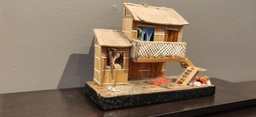
#> input picture Extrinsic/house/0000.jpg, 256 x 117 px, shrunk from 2304 x 1056 before the run; its folder holds 4 pictures in this run
$ python main.py
#> lines starting #> are read from the running program, lines starting #| are printed output that depends on the picture
### Extrinsic/image.py
import numpy as np
import funcs

class Image:
    def __init__(self, name, data, intrinsic):
        '''
        Initializes the image object
        name - The name of the image
        data - The image data
        intrinsic - The intrinsic matrix of the image (K)
        '''
        # Initialize the image
        self.name = name
        self.data = data
        self.intrinsic = intrinsic
        self.rotation = None
        self.translation = None
        self.relations = {}

        # The keypoint data
        self.keypoints = None
        self.descriptions = None
        self.points = None

    def add_relation(self, relation):
        '''
        Adds a relation to the image
        `relation` must have src as this image
        relation - The Relation to add
        '''
        # Check the name
        if self.name != relation.src.name:
            # Does not match
            raise Exception('Image: src name does not match image name')

        # Add the relation
        self.relations[relation.dst.name] = relation

    def get_camera(self):
        '''
        Returns the camera projection matrix
        '''
        # Get the rotation and translation
        rotation = self.rotation if self.rotation is not None else np.diag([1, 1, 1])
        translation = self.translation if self.translation is not None else np.zeros(3).reshape((-1, 1))

        # Return the camera matrix
        return funcs.camera_compose(self.intrinsic, rotation, translation)

    def get_rotation(self):
        # Return the rotation if set, otherwise the identity
        return self.rotation if self.rotation is not None else np.diag([1, 1, 1])

    def get_translation(self):
        # Return the translation if set, otherwise zero
        return self.translation if self.translation is not None else np.zeros(3).reshape((-1, 1))

    def get_relation(self, image):
        # Return the relation from the image name
        return self.relations[image.name]

### Extrinsic/funcs.py
import numpy as np
import cv2 as cv
import matplotlib.pyplot as plt
import scipy.linalg
import scipy.optimize
import plotly.graph_objects as go

from itertools import combinations
from relation import Relation
from random import randint
from math import atan2, sqrt, sin, cos, acos

# [29 lines left out: functions calibrate, camera_decompose, not called in this run]

def camera_compose(K, R, T):
    # Append the translate to the rotation matrix
    Rt = np.append(R, np.matmul(R, T), axis = 1)

    # Return the camera matrix
    return np.matmul(K, Rt)

# [31 lines left out: functions rotation_decompose, rotation_compose, get_angle, not called in this run]

def get_features(images):
    # Create the SIFT object
    sift = cv.SIFT_create()

    # Loop through the images
    for image in images:
        # Compute the keypoints
        kpts, desc = sift.detectAndCompute(image.data, None)

        # Get the points
        points = np.array([kpt.pt for kpt in kpts])

        # Save the information
        image.keypoints = kpts
        image.descriptions = desc
        image.points = points

def get_matches(images, dist):
    # Create the parameters for FLANN
    index_params = {'algorithm': 1, 'trees': 5}
    search_params = {'checks': 50}

    # Create the FLANN object
    flann = cv.FlannBasedMatcher(index_params, search_params)

    # Loop through the images
    for image_a, image_b in combinations(images, 2):
        # Get the descriptions
        desc_a = image_a.descriptions
        desc_b = image_b.descriptions

        # Get the matches
        matches = flann.knnMatch(desc_a, desc_b, k = 2)

        # The matches indices
        match_a = []
        match_b = []

        # Filter the matches
        for m, n in matches:
            if m.distance < dist * n.distance:
                # Add the point
                match_a.append(m.queryIdx)
                match_b.append(m.trainIdx)

        # Update the matches
        match_a = np.array(match_a).reshape((-1, 1))
        match_b = np.array(match_b).reshape((-1, 1))

        # Set the matches
        match_a, match_b = np.append(match_a, match_b, axis = 1), np.append(match_b, match_a, axis = 1)

        # Get the points
        points_a = image_a.points[match_a[:,0]]
        points_b = image_b.points[match_b[:,0]]

        # Calculate the essential matrix
        # F, mask = cv.findFundamentalMat(points_a, points_b)
        # E = np.matmul(image_b.intrinsic.T, np.matmul(F, image_a.intrinsic))
        E, mask = cv.findEssentialMat(points_a, points_b, image_a.intrinsic)
        # E, mask = cv.findEssentialMat(points_a, points_b)

        # Remove the points that don't match the mask
        match_a = match_a[(mask == 1)[:,0]]
        match_b = match_b[(mask == 1)[:,0]]

        # Create the relations
        rel_a = Relation(E, image_a, image_b, match_a, match_b)
        rel_b = Relation(E, image_b, image_a, match_b, match_a)

        # Add the relations
        image_a.add_relation(rel_a)
        image_b.add_relation(rel_b)

def get_cameras(images):
    # Find the best pair of images
    best_one, best_two, mask = _find_pair(images)

    # Recover the pose of the second image
    R, T = recover_pose(best_two, [best_one], [1])

    # Update the second image
    best_two.rotation = R
    best_two.translation = T

    # Add both images to the queue
    queue = [best_one, best_two]

    # The number of images left
    left = len(images) - 2

    # Loop as long as we have images left
    while left > 0:
        # Find an image
        idx, total, matches = _find_image(images, queue, mask)

        # Recover the pose
        R, T = recover_pose(images[idx], queue, matches)

        # Update the image rotation and translation
        images[idx].rotation = R
        images[idx].translation = T

        # Update the mask
        mask[idx] = 0

        # Add the image to the queue
        queue.append(images[idx])

        # Decrease the number of images left
        left -= 1

def triangulate(pt1, pt2, P1, P2):
    A = np.zeros((4,3))
    b = np.zeros(4)

    A[0] = (pt1[0] * P1[2,:3]) - P1[0,:3]
    A[1] = (pt1[1] * P1[2,:3]) - P1[1,:3]
    A[2] = (pt2[0] * P2[2,:3]) - P2[0,:3]
    A[3] = (pt2[1] * P2[2,:3]) - P2[1,:3]

    b[0] = P1[0,3] - pt1[0] * P1[2,3]
    b[1] = P1[1,3] - pt1[1] * P1[2,3]
    b[2] = P2[0,3] - pt2[0] * P2[2,3]
    b[3] = P2[1,3] - pt2[1] * P2[2,3]

    return np.matmul(np.linalg.pinv(A), b)

def project(vec, P1, normalize = False):
    # Get the pixel
    pixel = np.matmul(P1, np.append(vec.reshape((3,1)), [1]))

    # Check if we normalize
    # Return the pixel
    return pixel if normalize is False else (pixel[:2] / pixel[-1])

def plot(pc):
    '''
    plots the Nx6 point cloud pc in 3D
    assumes (1,0,0), (0,1,0), (0,0,-1) as basis
    '''
    labels = [str(i) for i in range(len(pc))]
    fig = go.Figure(data=[go.Scatter3d(
        x=pc[:, 0],
        y=pc[:, 1],
        z=-pc[:, 2],
        mode='markers',
        text=labels,
        marker=dict(
            size=2,
            color=pc[:, 3:],
            opacity=1
        )
    )])
    fig.show()

def render_image(image):
    plt.imshow(image.data)
    plt.show()

# [24 lines left out: function render_relation, not called in this run]

def reproj_error(pts_1, pts_2, P1, P2, norm = 2):
    # Triangulate the points
    vectors = [triangulate(pt1, pt2, P1, P2) for pt1, pt2 in zip(pts_1, pts_2)]

    # Project the points back
    points_1 = np.array([project(vec, P1, True) for vec in vectors])
    points_2 = np.array([project(vec, P2, True) for vec in vectors])

     # Create the difference
    diff_1 = points_1 - pts_1
    diff_2 = points_2 - pts_2

    # Square them
    diff_1 = diff_1 ** 2
    diff_2 = diff_2 ** 2

    # Return the square reprojection error
    return sqrt(np.sum(diff_1) + np.sum(diff_2))

def recover_pose(image, queue, matches):
    # Need to indices of the matches on the queue
    # Create the table and then sort the columns
    matches = np.append(matches, np.arange(len(queue)), axis = 0).reshape((2, -1))
    matches = matches[:,matches[1,:].argsort()]
    matches = matches[-1, :5]

    # This function construct the minimum function given points and other information
    def _const_min(image, queue, matches, R, T):
        def _min(lam):
            # The error
            error = 0

            # Construct the camera matrix
            P2 = camera_compose(image.intrinsic, R, T * lam[0])

            # Loop through the matches
            for i, idx in enumerate(matches):
                # Get the image
                q_image = queue[idx]

                # Get the relation
                relation = q_image.get_relation(image)

                # Get the camera
                P1 = q_image.get_camera()

                # Calculate the reprojection error
                error += reproj_error(relation.get_src_points(), relation.get_dst_points(), P1, P2)

            # Return error
            return error
        return _min

    # The projection error table
    table = np.zeros((len(matches), len(matches)))

    # The poses
    poses = []

    # Loop through the queue indices
    for i, idx in enumerate(matches):
        # Get the queue image
        q_image = queue[idx]

        # Get the relation between the two images
        relation = q_image.get_relation(image)

        # Get the rotation and translation between the cameras
        _, R, T, mask = cv.recoverPose(relation.E, relation.get_src_points(), relation.get_dst_points())

        # We need to rotation and translation based on the current image
        # R = R.T
        R = np.matmul(relation.src.get_rotation().T, R)
        T = relation.src.get_translation() + np.matmul(relation.src.get_rotation().T, T)

        # The minimum function
        _min = _const_min(image, queue, matches, R, T)

        # Minimize the error
        # res = scipy.optimize.minimize(_min, 1, method='Powell', bounds=[(-10, 10)])
        res = scipy.optimize.minimize(_min, 1, method='Powell')

        # Set the proper scale
        T *= res.x[0]

        # Add the poses
        poses.append([res.fun, R, T])

    # Sort the poses
    poses = sorted(poses, key = lambda i: i[0])

    # Return the best pose
    return poses[0][1], poses[0][2]

# [70 lines left out: function combine_poses, not called in this run]

def get_cloud(images):
    # The cloud
    cloud = []

    # Loop through the combinations of the images
    for image_a, image_b in combinations(images, 2):
        # Get the relation
        relation = image_a.get_relation(image_b)

        # Get the camera matrices
        P1 = image_a.get_camera()
        P2 = image_b.get_camera()

        # Loop through the points
        for pt1, pt2 in zip(relation.get_src_points(), relation.get_dst_points()):
            # Triangulate the point
            vec = triangulate(pt1, pt2, P1, P2)

            # Get the pixel
            pixel = image_a.data[int(pt1[1]), int(pt1[0])]

            # Add the vector the cloud
            cloud.append([vec[0], vec[1], vec[2], pixel[0], pixel[1], pixel[2]])

    # Return the cloud
    return np.array(cloud)

def _find_pair(images):
    # The number of images
    num = len(images)

    # The mask
    mask = np.ones(num)

    # The best data
    best_pair = (0, 0)
    best_matches = 0

    # Loop through the images
    for i in range(num):
        # Loop through the images
        for j in range(i + 1, num):
            # Get the relation between the two images
            relation = images[i].get_relation(images[j])

            # Check the number of matches
            if relation.get_num_matches() > best_matches:
                # Update the data
                best_pair = (i, j)
                best_matches = relation.get_num_matches()

    # Update the mast
    mask[best_pair[0]] = 0
    mask[best_pair[1]] = 0

    # Return the results
    return images[best_pair[0]], images[best_pair[1]], mask

def _find_image(images, queue, mask):
    # Create the info table
    table = np.zeros((int(np.sum(mask)), 2 + len(queue)), dtype=np.uint32)

    # The table index
    tbl_idx = 0

    # Loop through the images
    for i, image in enumerate(images):
        # Check the image is in the mask
        if mask[i] == 1:
            # The total
            total = 0

            # Loop through the images in the queue
            for j, img in enumerate(queue):
                # Get the relation
                relation = img.get_relation(image)

                # Add the total
                total += relation.get_num_matches()

                # Set the table information
                table[tbl_idx, j + 2] = relation.get_num_matches()

            # Update the table
            table[tbl_idx, 0] = i
            table[tbl_idx, 1] = total

            # Increase the table index
            tbl_idx += 1

    # Sort the table
    table = table[table[:,1].argsort()]

    # The bottom row contains the information we need
    idx = table[-1, 0]
    total = table[-1, 1]
    matches = table[-1, 2:]

    # Return the data
    return idx, total, matches

### Extrinsic/relation.py

class Relation:
    def __init__(self, E, src, dst, src_matches, dst_matches):
        '''
        Initializes the relation
        Represents a relation between two images
        E - The essential matrix between the images
        src - The source image
        dst - The destination image
        src_matches - The source matches
        dst_matches - Same as src_matches but columns swapped
        '''
        # Initialize the relation
        self.E = E
        self.src = src
        self.dst = dst
        self.src_matches = src_matches
        self.dst_matches = dst_matches

    def get_essential(self):
        return self.E

    def get_src_points(self):
        # Return the list of points on the src
        return self.src.points[self.src_matches[:,0]]

    def get_dst_points(self):
        # Return the list of points on the dst
        return self.dst.points[self.dst_matches[:,0]]

    def get_num_matches(self):
        # Return the number of matches
        return self.src_matches.shape[0]


### Extrinsic/main.py
import numpy as np
import cv2 as cv
import matplotlib.pyplot as plt
import funcs
import os

import scipy.optimize

from image import Image

# The fixed matrix was derived with:
# K, dist, rvecs, tvecs = funcs.calibrate('calibration.jpg', (6, 8), 1)
# The blocks are 15mm x 15mm
K = np.array([8.57388364e+02, 0.00000000e+00, 2.34326856e+03, \
    0.00000000e+00, 8.50006705e+02, 1.10511041e+03, \
    0.00000000e+00, 0.00000000e+00, 1.00000000e+00]).reshape((3,3))

# The folder
folder = 'house'

# Load the images
img_names = [file for file in os.listdir(folder)  if os.path.isfile(os.path.join(folder, file))]
images = [Image(fname, cv.cvtColor(cv.imread(os.path.join(folder, fname)), cv.COLOR_BGR2RGB), K) for fname in img_names[:5]]
#> in __init__, `self.name = name`: self.name = '0000.jpg'
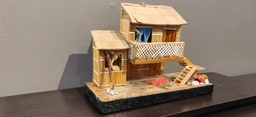
#> input picture Extrinsic/house/0001.jpg, 256 x 117 px, shrunk from 2304 x 1056 before the run
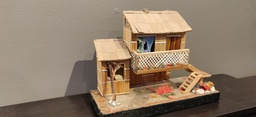
#> input picture Extrinsic/house/0002.jpg, 256 x 117 px, shrunk from 2304 x 1056 before the run
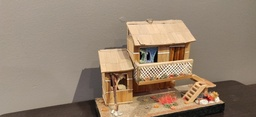
#> input picture Extrinsic/house/0003.jpg, 256 x 117 px, shrunk from 2304 x 1056 before the run

# The matching filtering distance
dist = 0.95

# Get the features from the images
funcs.get_features(images)
#> the loop in get_features, `for image in images:` made 4 passes
#> pass 1, in get_features, `image.descriptions = desc`:
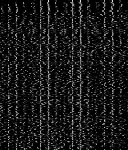
#> image.descriptions: shape (150, 128) float32; min 0, max 233, mean 24.7
#> pass 2, in get_features, `image.descriptions = desc`:
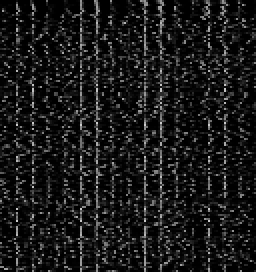
#> image.descriptions: shape (136, 128) float32 (shown 2 times larger); min 0, max 204, mean 24.8
#> pass 3, in get_features, `image.descriptions = desc`:
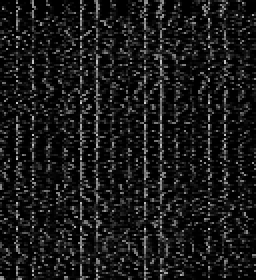
#> image.descriptions: shape (140, 128) float32 (shown 2 times larger); min 0, max 208, mean 25.3

# Get the matches
funcs.get_matches(images, dist)
#> the loop in get_matches, `for image_a, image_b in combinations(images, 2):` made 6 passes
#> matches on passes 1 to 6: 150 matches, 150 matches, 150 matches, 136 matches, 136 matches, 140 matches

# Get the camera matrices
funcs.get_cameras(images)
#> the loop in recover_pose, `for i, idx in enumerate(matches):` made 1 pass
#> T on pass 1: [0.886, 0.324, -0.333]

# Get the cloud
# Render the cloud
cloud = funcs.get_cloud(images)
funcs.plot(cloud)
